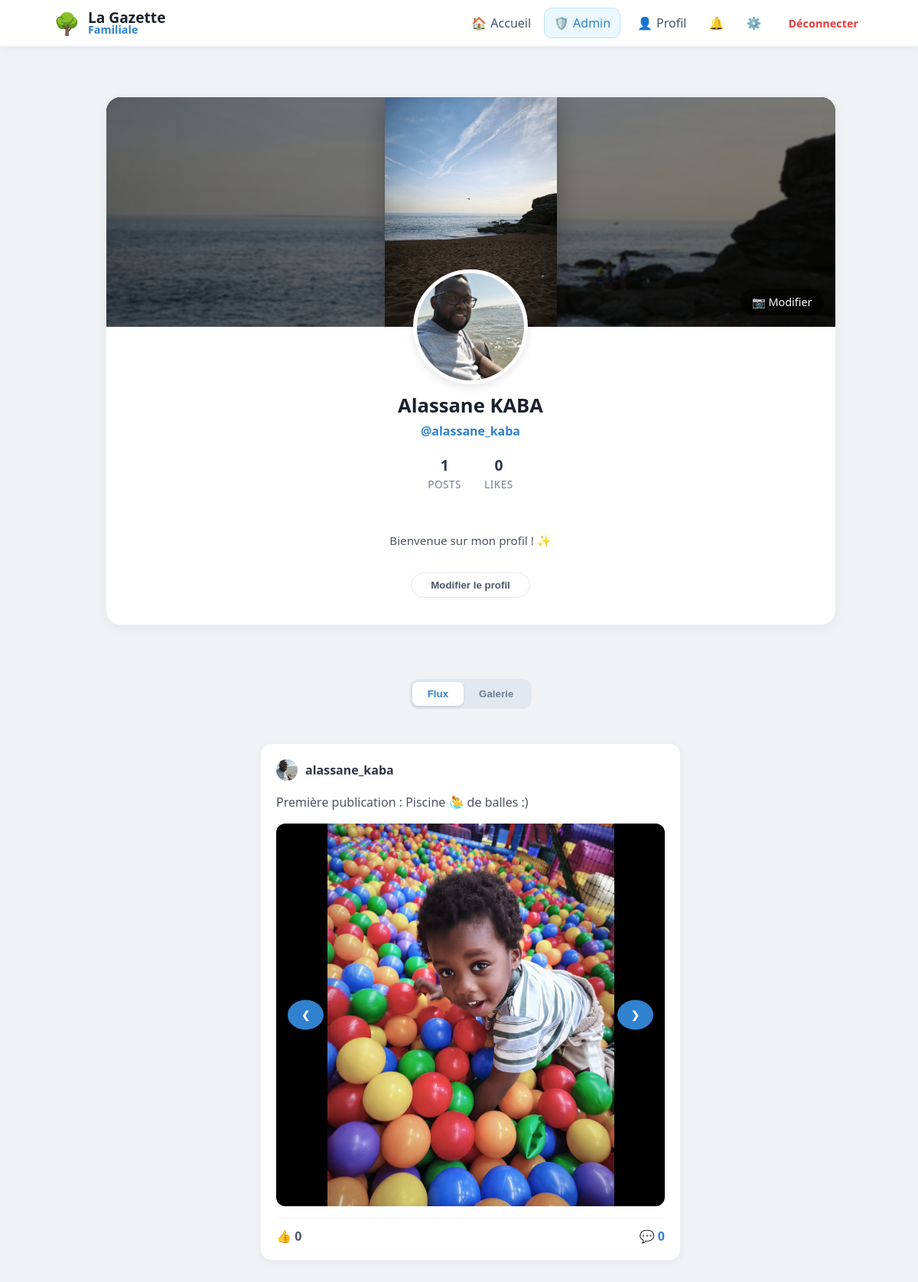
Screenshot of /user/alassane_kaba (signed in) with the database file from the repository.
### tables this page shows
CREATE TABLE users (
                id INTEGER PRIMARY KEY AUTOINCREMENT, 
                email TEXT UNIQUE, 
                firstname TEXT, 
                lastname TEXT, 
                username TEXT UNIQUE, 
                password TEXT, 
                avatar TEXT,
                cover TEXT,
                bio TEXT,
                is_approved INTEGER DEFAULT 0,
                is_admin INTEGER DEFAULT 0
            );

CREATE TABLE posts (
                id INTEGER PRIMARY KEY AUTOINCREMENT, 
                username TEXT, 
                content TEXT, 
                likes INTEGER DEFAULT 0, 
                image TEXT,
                created_at DATETIME DEFAULT CURRENT_TIMESTAMP
            );

CREATE TABLE post_medias (
                        id INTEGER PRIMARY KEY AUTOINCREMENT,
                        post_id INTEGER,
                        filename TEXT,
                        file_type TEXT, -- 'image' ou 'video'
                        FOREIGN KEY (post_id) REFERENCES posts (id) ON DELETE CASCADE
                    );

### app.py (the view)
@app.route("/user/<username>")
@login_required
def profile(username):
    with get_db() as db:
        user_info = db.execute("SELECT * FROM users WHERE username = ?", (username,)).fetchone()
        if not user_info:
            flash("Utilisateur introuvable", "danger")
            return redirect(url_for('home'))
        posts_query = db.execute("""
            SELECT posts.*, users.avatar AS user_avatar,
                (SELECT COUNT(*) FROM reactions WHERE post_id=posts.id AND type='thumb') as thumbs,
                (SELECT COUNT(*) FROM reactions WHERE post_id=posts.id AND type='heart') as hearts
            FROM posts
            JOIN users ON posts.username = users.username
            WHERE posts.username=?
            ORDER BY posts.id DESC
        """, (username,)).fetchall()
        posts = [dict(row) for row in posts_query]
        for post in posts:
            medias = db.execute("SELECT filename, file_type FROM post_medias WHERE post_id = ?",
                                (post['id'],)).fetchall()
            post['medias'] = [dict(m) for m in medias]
            comments = db.execute("""
                SELECT comments.*, users.avatar AS user_avatar
                FROM comments
                JOIN users ON comments.username = users.username
                WHERE post_id = ?
                ORDER BY created_at ASC
            """, (post['id'],)).fetchall()
            post['comments'] = [dict(c) for c in comments]
        posts_count = len(posts)
        total_reactions = sum((p['thumbs'] or 0) + (p['hearts'] or 0) for p in posts)
    return render_template(
        "profile.html",
        posts=posts,
        user=user_info,
        posts_count=posts_count,
        likes_received=total_reactions
    )

### app.py (called while the page is built)
def get_db():
    db = sqlite3.connect("database.db")
    db.row_factory = sqlite3.Row
    return db

def login_required(f):
    @wraps(f)
    def decorated_function(*args, **kwargs):
        if "user" not in session:
            flash("Veuillez vous connecter pour accéder à cette page.", "info")
            return redirect("/login")
        return f(*args, **kwargs)
    return decorated_function

@app.context_processor
def inject_global_stats():
    stats = {'total_users': 0, 'total_posts': 0}
    if session.get('user'):
        db = get_db()
        u_count = db.execute("SELECT COUNT(*) FROM users WHERE is_approved = 1").fetchone()[0]
        p_count = db.execute("SELECT COUNT(*) FROM posts").fetchone()[0]
        stats = {'total_users': u_count, 'total_posts': p_count}
    return stats

@app.context_processor
def inject_pending_count():
    if session.get('is_admin'):
        db = get_db()
        count = db.execute("SELECT COUNT(*) as total FROM users WHERE is_approved = 0").fetchone()
        return {'pending_count': count['total']}
    return {'pending_count': 0}

@app.context_processor
def inject_notifications_count():
    if session.get('user'):
        db = get_db()
        count = db.execute("SELECT COUNT(*) FROM notifications WHERE username = ? AND is_read = 0",
                           (session['user'],)).fetchone()[0]
        return {'unread_count': count}
    return {'unread_count': 0}

### templates/profile.html (shortened to what this page needs)
{% extends "base.html" %}
{% block content %}
<div class="main-container">
    <div class="profile-header-card">
        <div class="cover-wrapper">
            <div class="cover-main-img"></div>
            {% if session['user'] == user.username %}
                <label for="cover-upload" style="position: absolute; bottom: 15px; right: 15px; background: rgba(0,0,0,0.6); color: white; padding: 8px 15px; border-radius: 20px; cursor: pointer; z-index: 10; font-size: 0.9em;">📷 Modifier</label>
            {% endif %}
        </div>
        <div style="text-align: center; padding-bottom: 25px;">
            <div class="avatar-container">
                <img src="{{ url_for('static', filename='avatars/' + (user.avatar if user.avatar else 'default.png')) }}" class="profile-avatar-img">
            </div>
            <h2 style="margin: 0; font-size: 1.6em; color: #1a202c;">{{ user.firstname }} {{ user.lastname }}</h2>
            <p style="margin: 5px 0 15px 0; color: #3182ce; font-weight: 600;">@{{ user.username }}</p>
            <div class="profile-stats">
                <div class="stat-box">
                    <span class="stat-value">{{ posts|length }}</span>
                    <span class="stat-label">Posts</span>
                </div>
                <div class="stat-box">
                    <span class="stat-value">
                        {% set total_likes = namespace(value=0) %}
                        {% for post in posts %}{% set total_likes.value = total_likes.value + (post.thumbs|int) %}{% endfor %}
                        {{ total_likes.value }}
                    </span>
                    <span class="stat-label">Likes</span>
                </div>
            </div>
            <div class="profile-bio">
                {% if user.bio %}
                    {{ user.bio }}
                {% else %}
                    Bienvenue sur mon profil ! ✨
                {% endif %}
            </div>
            {% if session['user'] == user.username %}
                <button class="edit-profile-btn" onclick="openModal()">Modifier le profil</button>
            {% endif %}
        </div>
    </div>
    <div class="nav-container">
        <div class="modern-nav">
            <button onclick="switchView('feed')" id="btn-feed" class="nav-item-btn active">Flux</button>
            <button onclick="switchView('grid')" id="btn-grid" class="nav-item-btn">Galerie</button>
        </div>
    </div>
    <div style="grid-column: 1 / -1;">
        <div id="view-feed">
            <div style="display: flex; flex-direction: column; align-items: center;">
                {% if posts %}
                    {% for post in posts %}
                    <div class="post-card">
                        <div style="display: flex; align-items: center; gap: 10px; margin-bottom: 12px;">
                            <img src="{{ url_for('static', filename='avatars/' + (post.user_avatar if post.user_avatar else 'default.png')) }}" class="comment-avatar">
                            <strong style="color: #2d3748;">{{ post.username }}</strong>
                        </div>
                        <p style="color: #4a5568; line-height: 1.5;">{{ post.content }}</p>
                        {% if post.medias %}
                        <div class="media-slider-container">
                            {% if post.medias|length > 1 %}
                                <button class="slider-btn prev-btn" onclick="moveSlider('{{ post.id }}', -1)">&#10094;</button>
                                <button class="slider-btn next-btn" onclick="moveSlider('{{ post.id }}', 1)">&#10095;</button>
                            {% endif %}
                            <div id="slider-{{ post.id }}" class="media-slider" data-index="0">
                                {% for media in post.medias %}
                                <div class="slider-item">
                                    {% if media.file_type == 'video' %}
                                        <video src="{{ url_for('static', filename='uploads/' + media.filename) }}" controls></video>
                                    {% else %}
                                        <img src="{{ url_for('static', filename='uploads/' + media.filename) }}">
                                    {% endif %}
                                </div>
                                {% endfor %}
                            </div>
                        </div>
                        {% endif %}
                        <div style="display: flex; justify-content: space-between; margin-top: 15px; border-top: 1px solid #f1f5f9; padding-top: 12px;">
                            <span style="font-weight: 700; color: #4a5568;">👍 {{ post.thumbs or 0 }}</span>
                            <span style="color: #3182ce; cursor: pointer; font-weight: 700;" onclick="toggleComments('{{ post.id }}')">
                                💬 {{ post.comments|length }}
                            </span>
                        </div>
                    </div>
                    {% endfor %}
                {% endif %}
            </div>
        </div>
    </div>
</div>
{% endblock %}

### templates/base.html (shortened to what this page needs)
<!DOCTYPE html>
<html lang="fr">
<head>
    <link rel="stylesheet" href="{{ url_for('static', filename='style.css') }}">
</head>
<body>
<nav class="navbar">
    <div class="nav-content">
        <div class="nav-left">
            <a href="/" style="text-decoration: none; display: flex; align-items: center; gap: 10px;">
                <span style="font-size: 28px;">🌳</span>
                <div class="nav-text-container" style="display: flex; flex-direction: column;">
                    <span style="font-size: 1.2em; font-weight: 800; color: #1a202c; line-height: 1;">La Gazette</span>
                    <span style="font-size: 0.9em; font-weight: 600; color: var(--primary); line-height: 1;">Familiale</span>
                </div>
            </a>
        </div>
        <div class="nav-right" style="display: flex; align-items: center; gap: 5px;">
            <a href="/" class="nav-item">🏠 <span class="nav-text" style="margin-left:5px;">Accueil</span></a>
            {% if session.get("user") %}
            {% if session.get('is_admin') %}
            <a href="/admin/users" class="nav-item"
               style="background: #ebf8ff; color: var(--primary); border: 1px solid #bee3f8; margin-right: 5px;">
                🛡️ <span class="nav-text" style="margin-left:5px;">Admin</span>
            </a>
            {% endif %}
            <a href="{{ url_for('profile', username=session['user']) }}" class="nav-item">👤 <span class="nav-text"
                                                                                                  style="margin-left:5px;">Profil</span></a>
            <a href="/notifications" class="nav-item" style="position: relative;">
                🔔
            </a>
            <a href="/settings" class="nav-item">⚙️</a>
            <a href="/logout"
               style="color: var(--danger); text-decoration: none; font-weight: 700; font-size: 0.9em; margin-left:10px; padding: 8px;">Déconnecter</a>
            {% else %}
            <a href="/login" class="nav-item">Connexion</a>
            <a href="/register"
               style="background: var(--primary); color: white; padding: 8px 16px; border-radius: 10px; text-decoration: none; font-weight: 700; margin-left: 10px;">Rejoindre</a>
            {% endif %}
        </div>
    </div>
</nav>
<div class="main-container">
    {% block content %}{% endblock %}
</div>
</body>
</html>

### static/style.css (style rules this page uses)
body { font-family: 'Segoe UI', system-ui, -apple-system, sans-serif; background: #f0f2f5; margin: 0; color: #1a202c; }
nav { background: white; border-bottom: 1px solid #edf2f7; position: sticky; top: 0; z-index: 1000; }
.post-card { background: white; border-radius: 15px; padding: 20px; margin-bottom: 20px; box-shadow: 0 2px 8px rgba(0,0,0,0.05); border: 1px solid #edf2f7; overflow: hidden; }
.nav-item { display: flex; align-items: center; padding: 8px 12px; border-radius: 10px; text-decoration: none; transition: 0.2s; color: #4a5568; }

### templates/base.html (style rules this page uses)
:root { --bg-color: #f0f2f5; --primary: #3182ce; --text-main: #1a202c; --text-light: #718096; --danger: #e53e3e; --success: #38a169; --info: #3182ce; }
body { background-color: var(--bg-color); margin: 0; font-family: 'Segoe UI', system-ui, -apple-system, sans-serif; }
.navbar { background: white; box-shadow: 0 2px 10px rgba(0,0,0,0.05); padding: 10px 0; position: sticky; top: 0; z-index: 1000; border-bottom: 1px solid #edf2f7; }
.nav-content { max-width: 1100px; margin: 0 auto; padding: 0 20px; display: flex; justify-content: space-between; align-items: center; }
.nav-item { display: flex; align-items: center; padding: 8px 12px; border-radius: 10px; text-decoration: none; color: #4a5568; transition: 0.2s; font-weight: 500; }
.main-container { max-width: 1100px; margin: 0 auto; padding: 20px 15px; display: grid; grid-template-columns: 1fr; gap: 25px; align-items: start; box-sizing: border-box; }
@media (min-width: 900px) { .main-container { grid-template-columns: 280px 650px; justify-content: center; } }

### rows the page displays
users: avatar (picture), firstname "Alassane", lastname "KABA", username "alassane_kaba"
posts: avatar (picture), username "alassane_kaba", content "Première publication : Piscine 🤽‍♂️ de balles :)", likes "0", comments|length "0"
post_medias: filename (picture)

### other values shown
{{ posts|length }} "1"
{{ total_likes.value }} "0"
